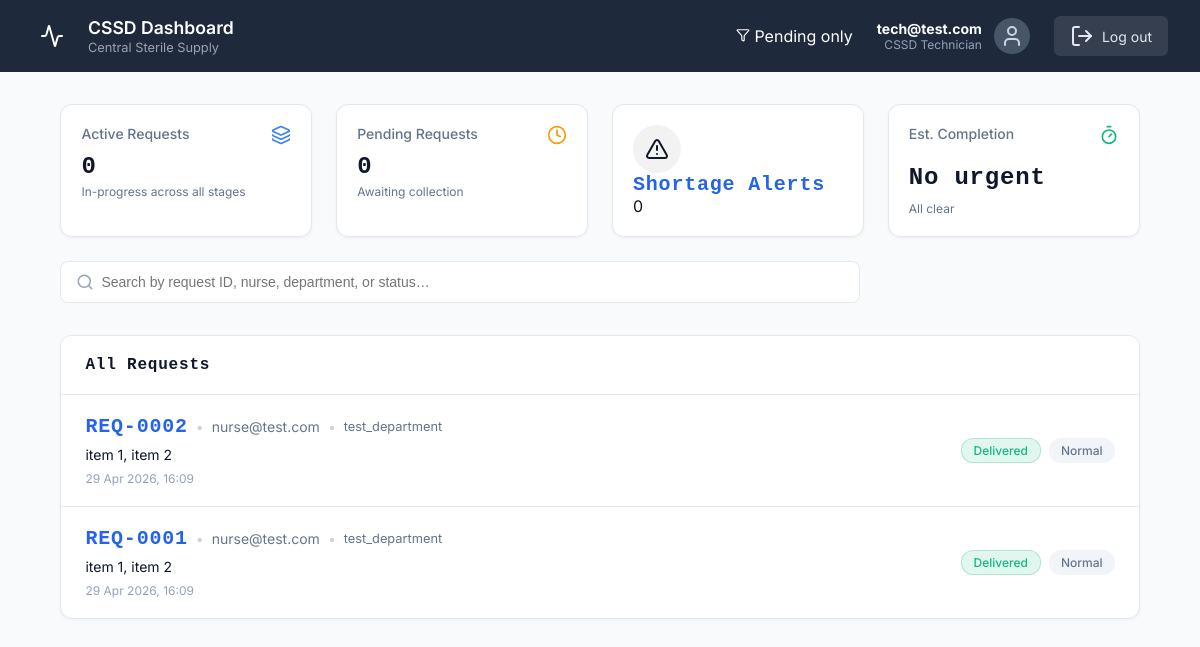
The page /dashboard/ (signed in) on the database as committed earlier.
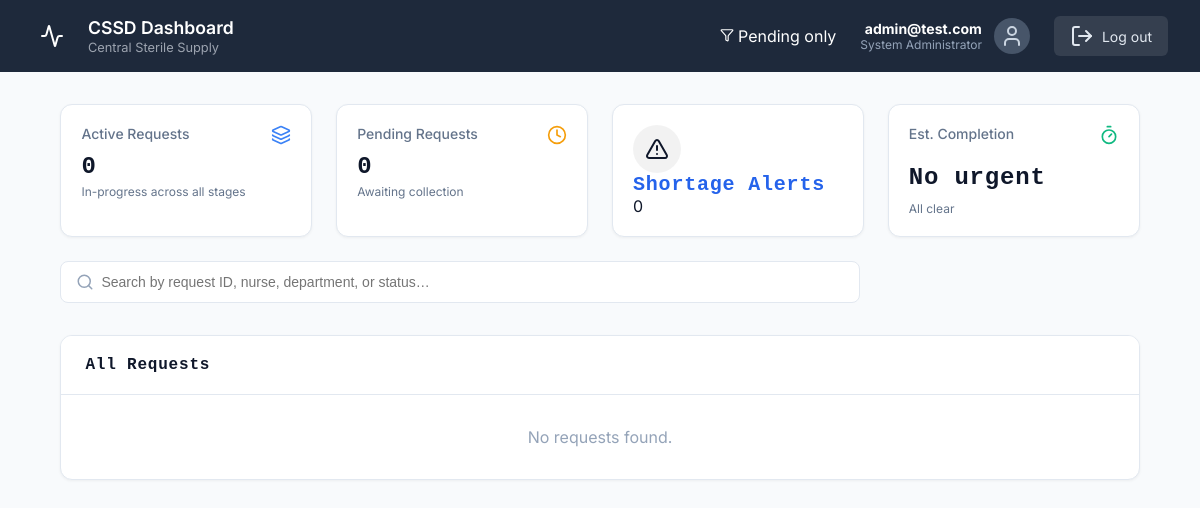
The same page on the database as committed later.
### CSSD_Management_System/models.py (models this page shows, shortened)
class CustomUser(AbstractUser):
    ROLE_CHOICES = [
        ('System Administrator', 'System Administrator'),
        ('CSSD Technician', 'CSSD Technician'),
        ('Department Nurse', 'Department Nurse'),
        ('Hospital Administrator', 'Hospital Administrator'),
    ]
    username = None
    email = models.EmailField(_('email address'), unique=True)
    role = models.CharField(max_length=50, choices=ROLE_CHOICES)
    department = models.CharField(max_length=100, blank=True)
    USERNAME_FIELD = 'email'
    REQUIRED_FIELDS = []
    objects = CustomUserManager()

class InstrumentRequest(models.Model):
    PRIORITY_CHOICES = [
        ('Normal', 'Normal'),
        ('Urgent', 'Urgent'),
    ]
    STATUS_CHOICES = [
        ('Requested', 'Requested'),
        ('Collected', 'Collected'),
        ('Cleaned', 'Cleaned'),
        ('Sterilized', 'Sterilized'),
        ('Packed', 'Packed'),
        ('Delivered', 'Delivered'),
    ]
    requester = models.ForeignKey(CustomUser, on_delete=models.CASCADE, related_name='requests')
    priority = models.CharField(max_length=50, choices=PRIORITY_CHOICES, default='Normal')
    status = models.CharField(max_length=50, choices=STATUS_CHOICES, default='Requested')
    department = models.CharField(max_length=100, blank=True)
    notes = models.TextField(blank=True)
    last_operator = models.ForeignKey(
        CustomUser,
        on_delete=models.SET_NULL,
        null=True,
        blank=True,
        related_name='processed_requests'
    )
    batch = models.ForeignKey(SterilizationBatch, null=True, blank=True, on_delete=models.SET_NULL, related_name='requests')
    is_archived = models.BooleanField(default=False)
    submitted_at = models.DateTimeField(auto_now_add=True)
    collected_at = models.DateTimeField(null=True, blank=True)
    cleaned_at = models.DateTimeField(null=True, blank=True)
    sterilized_at = models.DateTimeField(null=True, blank=True)
    packed_at = models.DateTimeField(null=True, blank=True)
    delivered_at = models.DateTimeField(null=True, blank=True)

class RequestItem(models.Model):
    request = models.ForeignKey(InstrumentRequest, on_delete=models.CASCADE, related_name='items')
    inventory_item = models.ForeignKey(InventoryItem, on_delete=models.CASCADE)
    quantity = models.IntegerField(default=1)

class InventoryItem(models.Model):
    name = models.CharField(max_length=255)
    category = models.CharField(max_length=100)
    current_stock = models.IntegerField(default=0)
    min_threshold = models.IntegerField(default=10)
    status = models.CharField(
        max_length=20,
        default='Unassigned',
        choices=[('Unassigned', 'Unassigned'), ('Assigned', 'Assigned')]
    )
    @property
    def status(self):
        if self.current_stock == 0:
            return 'Out of Stock'
        elif self.current_stock <= self.min_threshold:
            return 'Limited'
        return 'Available'

### CSSD_Management_System/views.py (the view, shortened to what this page needs)
# urls.py: path('dashboard/', views.dashboard_router, name='dashboard_router'),
@login_required
def dashboard_router(request):
    role = request.user.role
    if role in ['CSSD Technician', 'System Administrator', 'Hospital Administrator']:
        filter_status = request.GET.get('filter', '')
        all_requests = InstrumentRequest.objects.prefetch_related(
            'items__inventory_item', 'requester'
        ).order_by('-submitted_at')
        display_requests = (
            all_requests.filter(status='Requested')
            if filter_status == 'pending'
            else all_requests
        )
        stat_pending = all_requests.filter(status='Requested').count()
        stat_active  = all_requests.filter(
            status__in=['Collected', 'Cleaned', 'Sterilized', 'Packed']
        ).count()
        stat_alerts  = InventoryItem.objects.filter(current_stock__lt=3).count()
        STATUS_ORDER = ['Requested', 'Collected', 'Cleaned', 'Sterilized', 'Packed', 'Delivered']
        urgent_reqs  = all_requests.filter(priority='Urgent').exclude(status='Delivered')
        eta_text, eta_desc = 'No urgent', 'All clear'
        context = {
            'requests':      display_requests,
            'filter_status': filter_status,
            'stat_pending':  stat_pending,
            'stat_active':   stat_active,
            'stat_alerts':   stat_alerts,
            'eta_text':      eta_text,
            'eta_desc':      eta_desc,
        }
        return render(request, 'cssd-dashboard.html', context)
    elif role == 'Department Nurse':
        return redirect('nurse_dashboard')
    return HttpResponse(f"Role '{role}' not recognized.", status=403)

### CSSD_Management_System/templates/cssd-dashboard.html (shortened to what this page needs)
{% load static %}
<!DOCTYPE html>
<html lang="en">
<head>
  <link rel="stylesheet" href="{% static 'styles.css' %}">
  <link rel="stylesheet" href="{% static 'extended_styles.css' %}">
</head>
<body>
  <div class="dashboard-wrapper theme-blue">
    <nav class="dashboard-nav theme-dark-blue">
      <div class="nav-brand">
        <div class="nav-logo blue"><i data-lucide="activity"></i></div>
        <div class="nav-title">
          <h2>CSSD Dashboard</h2>
          <p>Central Sterile Supply</p>
        </div>
      </div>
      <div class="nav-actions">
        <a href="{% url 'dashboard_router' %}?filter={% if filter_status == 'pending' %}{% else %}pending{% endif %}"
           class="nav-action-link"
           id="filterPendingBtn">
          <i data-lucide="filter" style="width:14px;height:14px;"></i>
          {% if filter_status == 'pending' %}Show All{% else %}Pending only{% endif %}
        </a>
        <div class="user-profile">
          <div class="user-info-text">
            <strong>{{ request.user.get_full_name|default:request.user.email }}</strong>
            <span>{{ request.user.role }}</span>
          </div>
          <div class="user-avatar"><i data-lucide="user"></i></div>
        </div>
        <a href="{% url 'logout' %}" class="btn-logout"><i data-lucide="log-out"></i> Log out</a>
      </div>
    </nav>
    <main class="dashboard-main">
      <div class="dashboard-container">
        <div class="cssd-stats-grid">
          <a href="{% url 'dashboard_router' %}" class="stat-card" style="text-decoration:none;display:block;">
            <div class="stat-header">
              <span class="stat-label">Active Requests</span>
              <i data-lucide="layers" class="stat-icon-small blue"></i>
            </div>
            <h3 class="stat-value">{{ stat_active }}</h3>
            <p class="stat-desc">In-progress across all stages</p>
          </a>
          <a href="{% url 'dashboard_router' %}?filter=pending" class="stat-card" style="text-decoration:none;display:block;">
            <div class="stat-header">
              <span class="stat-label">Pending Requests</span>
              <i data-lucide="clock" class="stat-icon-small orange"></i>
            </div>
            <h3 class="stat-value">{{ stat_pending }}</h3>
            <p class="stat-desc">Awaiting collection</p>
          </a>
          <a href="{% url 'cssd_inventory_alerts' %}" class="stat-card alert-stat" style="text-decoration:none;display:flex;">
            <div class="stat-icon-wrapper"><i data-lucide="alert-triangle"></i></div>
            <div class="stat-info">
              <h3>Shortage Alerts</h3>
              <span class="stat-number">{{ stat_alerts }}</span>
            </div>
          </a>
          <div class="stat-card">
            <div class="stat-header">
              <span class="stat-label">Est. Completion</span>
              <i data-lucide="timer" class="stat-icon-small green"></i>
            </div>
            <h3 class="stat-value">{{ eta_text }}</h3>
            <p class="stat-desc">{{ eta_desc }}</p>
          </div>
        </div>
        <div class="cssd-filters-bar">
          <div class="search-input-wrapper expand">
            <i data-lucide="search" class="search-icon"></i>
            <input type="text" class="search-input" id="searchBox"
                   placeholder="Search by request ID, nurse, department, or status…">
          </div>
        </div>
        <div class="cssd-requests-panel" id="requests-panel">
          <div class="panel-header">
            <h3>
              {% if filter_status == 'pending' %}Pending Requests{% else %}All Requests{% endif %}
            </h3>
          </div>
          <div class="cssd-list" id="requestList">
            {% for req in requests %}
            {% with items=req.items.all %}
            <a href="{% url 'cssd_request_details' req.id %}"
               class="cssd-list-item"
               style="text-decoration:none;color:inherit;display:flex;"
               data-search="req-{{ req.id|stringformat:'04d' }} {{ req.requester.email }} {{ req.department }} {{ req.status }} {% for item in items %}{{ item.inventory_item.name }} {% endfor %}">
              <div class="item-main">
                <div class="item-title">
                  <span class="item-id">REQ-{{ req.id|stringformat:"04d" }}</span>
                  <span class="dot-separator">•</span>
                  <span class="item-requester">{{ req.requester.email }}</span>
                  {% if req.department %}
                  <span class="dot-separator">•</span>
                  <span style="font-size:.8rem;color:#64748b;">{{ req.department }}</span>
                  {% endif %}
                </div>
                <div class="item-subtitle">
                  {% for item in items %}{{ item.inventory_item.name }}{% if not forloop.last %}, {% endif %}{% endfor %}
                </div>
                <div class="item-time">
                  {{ req.submitted_at|date:"d M Y, H:i" }}
                </div>
              </div>
              <div class="item-actions">
                <span class="pill status-{{ req.status }}">{{ req.status }}</span>
                {% if req.priority == 'Urgent' %}
                  <span class="pill pill-urgent">Urgent</span>
                {% else %}
                  <span class="pill pill-normal">Normal</span>
                {% endif %}
              </div>
            </a>
            {% endwith %}
            {% empty %}
            <div style="text-align:center;padding:2rem;color:#94a3b8;">
              No requests found.
            </div>
            {% endfor %}
          </div>
        </div>
      </div>
    </main>
  </div>
</body>
</html>

### CSSD_Management_System/static/extended_styles.css (style rules this page uses)
:root { --color-border: #e2e8f0; --color-danger: #ef4444; --color-warning: #f59e0b; --color-background: #f8fafc; --radius-sm: 4px; --radius-md: 8px; --radius-lg: 12px; --spacing-sm: 0.5rem; --spacing-md: 1rem; --spacing-lg: 1.5rem; --spacing-xl: 2rem; }
.req-id, .item-id, h3 { color: var(--color-primary); font-family: monospace; font-size: 1.25rem; font-weight: 800; letter-spacing: 0.05rem; }
.dashboard-container { max-width: 1500px !important; width: 95% !important; }
.search-input-wrapper { max-width: 800px !important; }

Rows that differ between the two databases and show on the page:
removed InstrumentRequest: id "0002", requester.email "nurse@test.com", department "test_department", submitted_at "29 Apr 2026, 16:09", status "Delivered", priority "Normal"
removed RequestItem: inventory_item.name "item 1", shown under "0002"
removed RequestItem: inventory_item.name "item 2", shown under "0002"
removed InstrumentRequest: id "0001", requester.email "nurse@test.com", department "test_department", submitted_at "29 Apr 2026, 16:09", status "Delivered", priority "Normal"
removed RequestItem: inventory_item.name "item 1", shown under "0001"
removed RequestItem: inventory_item.name "item 2", shown under "0001"
changed CustomUser: user.get_full_name "tech@test.com" → "admin@test.com"; user.role "CSSD Technician" → "System Administrator"
Other text that changed with them:
text now shown: "No requests found."
